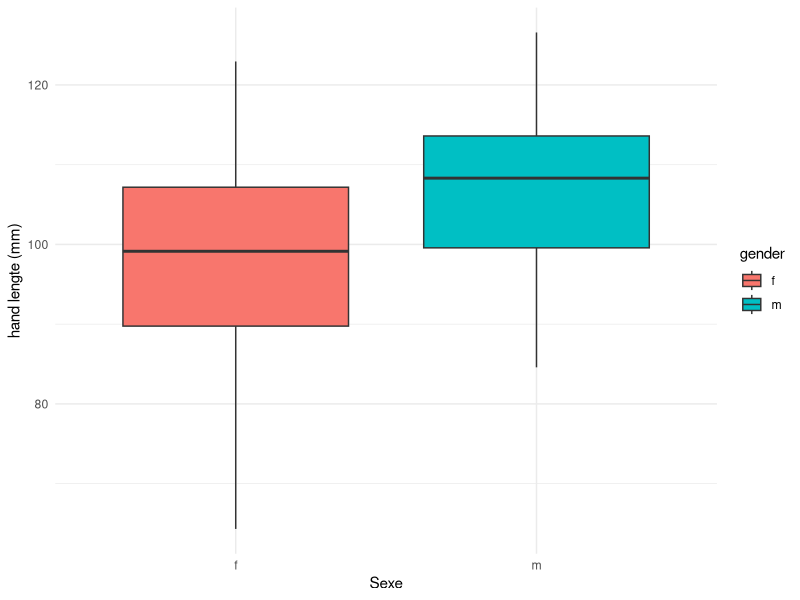
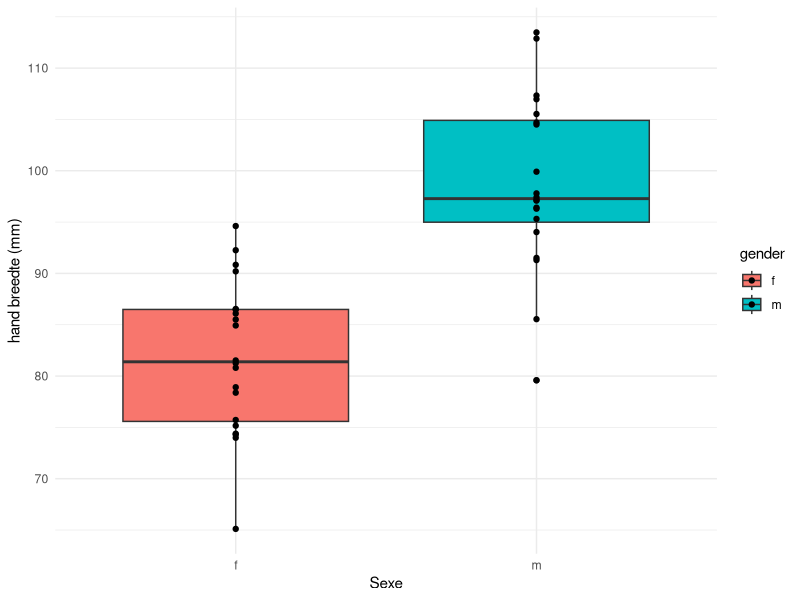
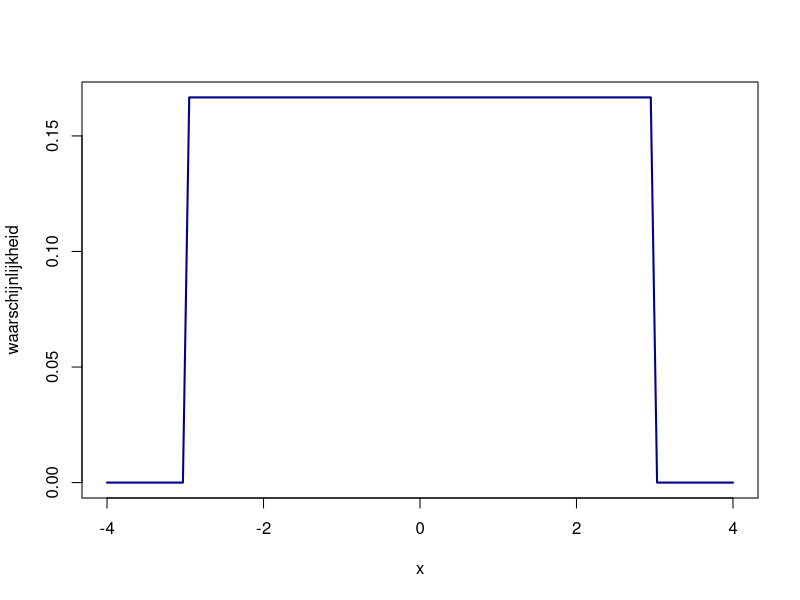
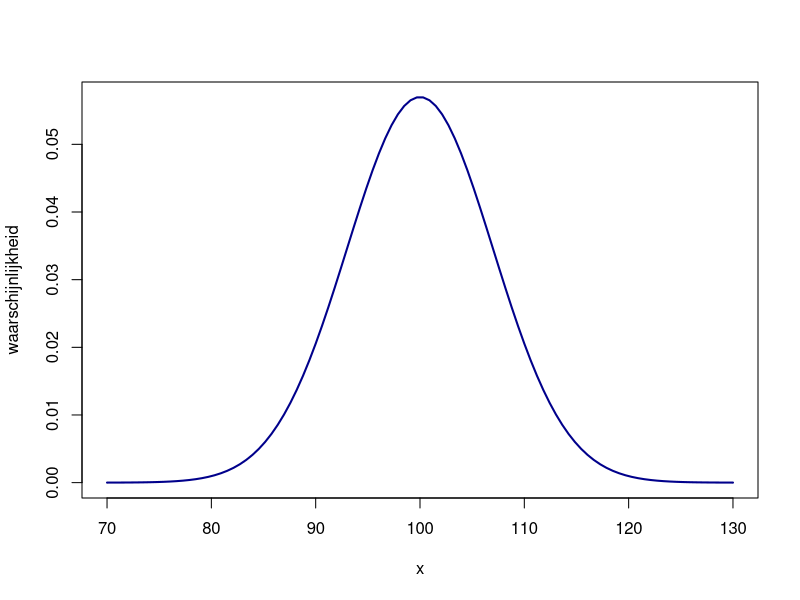
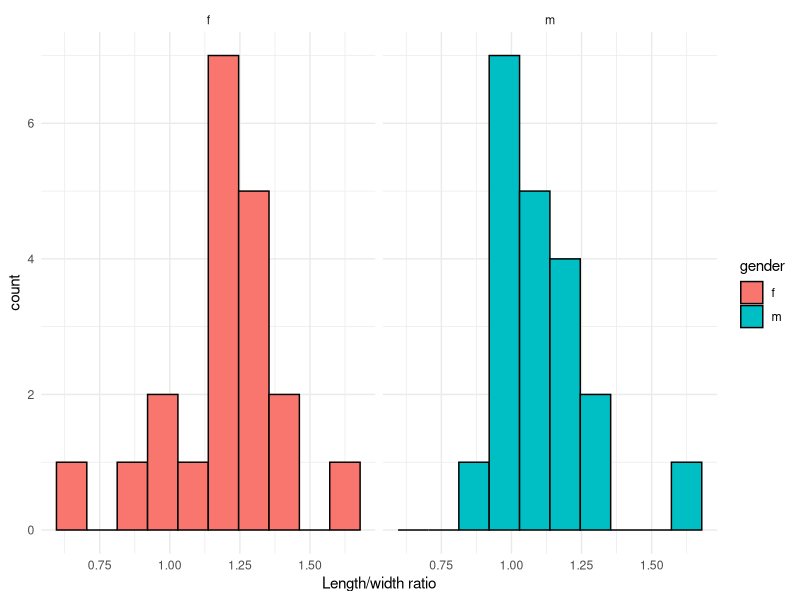
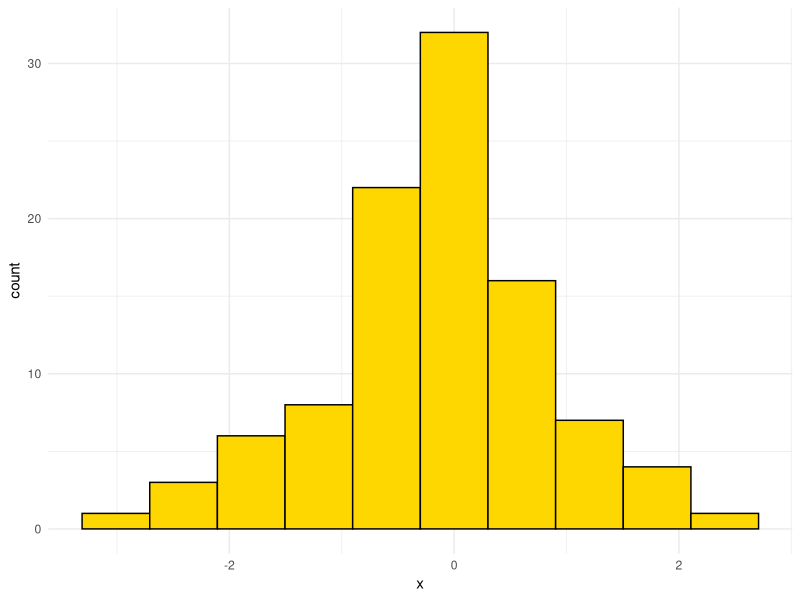
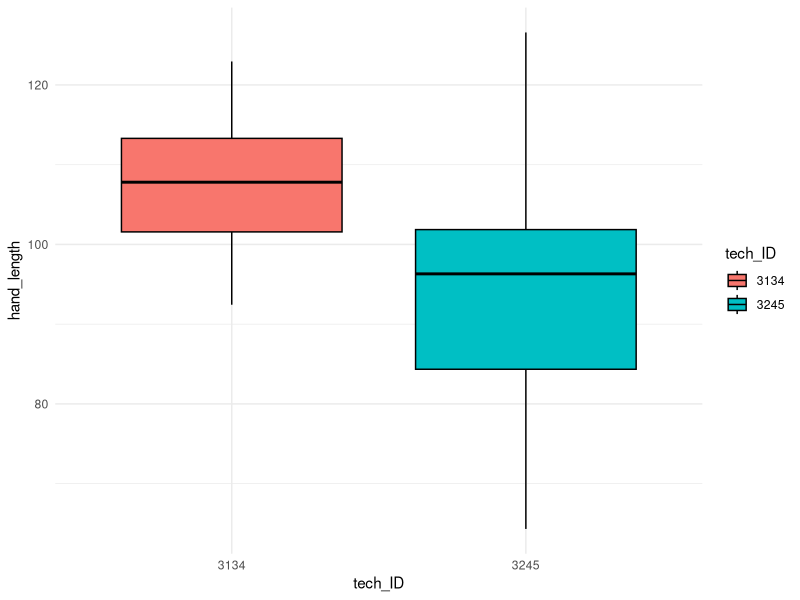
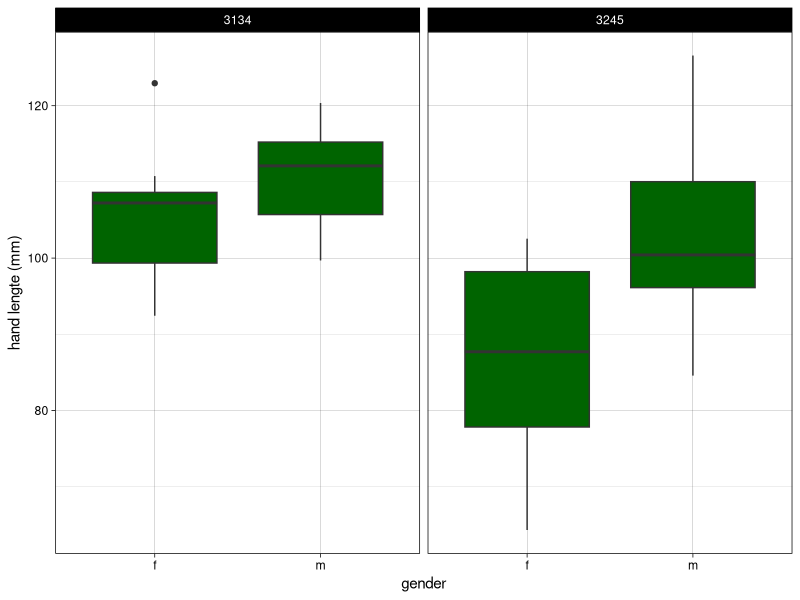

These charts were generated, in order, by the following R code:
## ---- chunk 1
knitr::opts_chunk$set(echo = TRUE)
number_of_subjects <- 40
## ---- chunk 2
technician_ID <- factor(rep(c(3134, 3245), each = 20))
gender <- factor(rep(c(rep(c("f", "m"), each=10)), times=2))
set.seed(7890)
hand_length <- c(rnorm(n=10, mean=105, sd = 8), 
                 rnorm(n=10, mean=110, sd = 8),
                 rnorm(n=10, mean=95, sd = 12),
                 rnorm(n=10, mean=100, sd = 12))
hand_width <- c(rnorm(n=10, mean=80, sd = 7), 
                 rnorm(n=10, mean=100, sd = 7),
                 rnorm(n=10, mean=77, sd = 10),
                 rnorm(n=10, mean=95, sd = 10))
sim_data <- data.frame(tech_ID = technician_ID,
                       hand_length = hand_length,
                       hand_width = hand_width,
                       gender = gender)
## ---- chunk 3
sim_data
## ---- chunk 4
sim_data$ratio <- sim_data$hand_length / sim_data$hand_width
head(sim_data)
## ---- chunk 5
mean(sim_data[sim_data$gender == "f" , "hand_length"]) # vrouwen
mean(sim_data[sim_data$gender == "m" , "hand_length"]) # mannen
## ---- chunk 6
tapply(X = sim_data$hand_length, # split wat
       INDEX = sim_data$gender,  # split op
       FUN = mean)               # pas functie toe
## ---- chunk 7
#split over gender into list of dataframes
gender_split_data <- split(x = sim_data,
      f = sim_data$gender)

#apply a function to report means of both measurements
sapply(X = gender_split_data,
       FUN = function(x){
           c(hand_length = mean(x$hand_length),
             hand_width = mean(x$hand_width),
             ratio = mean(x$ratio))
       })
## ---- chunk 8
library(ggplot2)
# maak de plot en voeg lagen toe
ggplot(data = sim_data,
       mapping = aes(x = gender, y = hand_length, fill = gender)) +
    geom_boxplot() +                            # boxplot visualisatie
    labs(x = "Sexe", y = "hand lengte (mm)") +  # as-labels
    theme_minimal()                             # beetje schoner plotje maken
## ---- chunk 9
#library(ggplot2) #hoeft niet nog een keer!
# maak de plot en voeg lagen toe
ggplot(data = sim_data,
       mapping = aes(x = gender, y = hand_width, fill = gender)) +
    geom_boxplot() +                            # boxplot visualisatie
    geom_point() +                              # met punten erbij
    labs(x = "Sexe", y = "hand breedte (mm)") + # as-labels
    theme_minimal()                             # beetje schoner plotje maken
## ---- chunk 10
x <- seq(-4, 4, length=100)
y <- dunif(x, min = -3, max = 3)
plot(x, y, ylab="waarschijnlijkheid", type = 'l', col="darkblue", lwd=2)
## ---- chunk 11
x <- seq(70, 130, length=100)
y <- dnorm(x, mean=100, sd=7)
plot(x, y, ylab="waarschijnlijkheid", type = 'l', col="darkblue", lwd=2)
## ---- chunk 12
ggplot(data = sim_data,
       mapping = aes(x = ratio, fill = gender)) +
    geom_histogram(bins = 10, colour = "black") + # histogram layer with 10 bins
    facet_wrap(. ~ gender) +                       # split plots over gender
    labs(x = "Length/width ratio") +
    theme_minimal()
## ---- chunk 13
hist_data <- data.frame(x = rnorm(n = 100))
ggplot(data = hist_data,
       mapping = aes(x = x)) +
    geom_histogram(bins = 10, fill = "gold", colour = "black") +
    theme_minimal()
## ---- chunk 14
ggplot(data = sim_data,
       mapping = aes(x = tech_ID, y = hand_length, fill = tech_ID)) +
    geom_boxplot(colour = "black") +
    theme_minimal()
## ---- chunk 15

ggplot(data = sim_data,
       mapping = aes(x = gender, y = hand_length)) +
    geom_boxplot(fill = "darkgreen") +
    facet_wrap(. ~ tech_ID) +
    ylab("hand lengte (mm)") +
    theme_linedraw()
## ---- chunk 16
shapiro.test(sim_data$ratio)
## ---- chunk 17
female_ratios <- subset(sim_data, 
                        subset = gender == "f", 
                        select = ratio, 
                        drop = T) # drop = T forces ro a vector
male_ratios <- subset(sim_data, 
                        subset = gender == "m", 
                        select = ratio, 
                        drop = T)
t.test(female_ratios, male_ratios)
## ---- chunk 18
wilcox.test(female_ratios, male_ratios)
